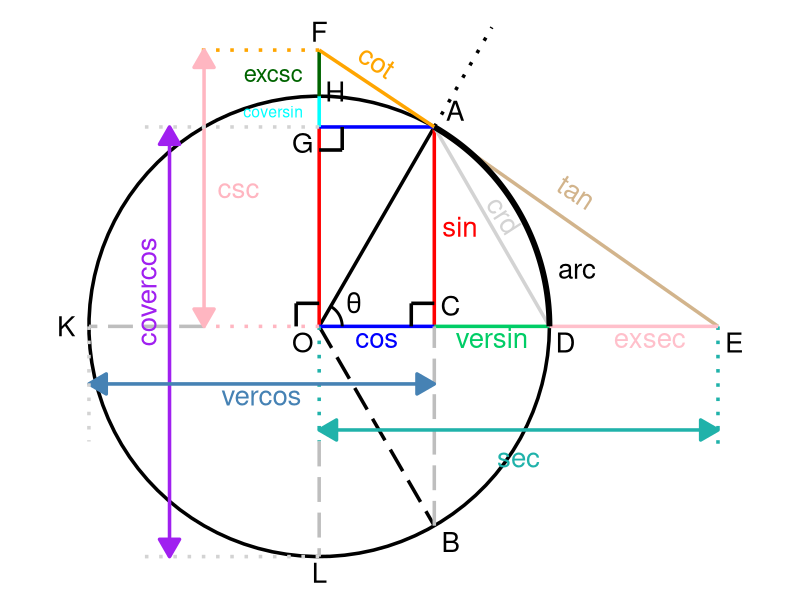

Write R code to recreate this figure.
library(ggplot2)

# Set theta value
theta <- pi / 3

# Coordinates
x_theta <- cos(theta)
y_theta <- sin(theta)

O <- c(0, 0)
A <- c(x_theta, y_theta)
A_extra <- c(1.5 * x_theta, 1.5 * y_theta)
B <- c(x_theta, -y_theta)
C <- c(x_theta, 0)
D <- c(1, 0)
E <- c(tan(theta), 0)
F <- c(0, 1.2)
G <- c(0, y_theta)
H <- c(0, 1)
K <- c(-1, 0)
L <- c(0, -1)
M <- c(0, -0.5)
N <- c(-0.5, 0)

plot <- ggplot() +
  
  # Circle
  geom_path(data = data.frame(
    x = cos(seq(0, 2 * pi, length.out = 100)),
    y = sin(seq(0, 2 * pi, length.out = 100))
  ), 
  aes(x = x, y = y), colour = "black", linewidth = 1.2) +
  
  # Theta line (O to A)
  geom_segment(aes(x = O[1], y = O[2], xend = A[1], yend = A[2]), colour = "black", linewidth = 1.2) +
  
  # Dotted theta extra line (A to A_extra)
  geom_segment(aes(x = A[1], y = A[2], xend = A_extra[1], yend = A_extra[2]), colour = "black", linetype = "dotted", linewidth = 1.2) +
  
  # Mirror theta line (O to B)
  geom_segment(aes(x = O[1], y = O[2], xend = B[1], yend = B[2]), colour = "black", linetype = "longdash", linewidth = 1.2) +
  
  # Red vertical lines (A to C and O to G)
  geom_segment(aes(x = A[1], y = A[2], xend = C[1], yend = C[2]), colour = "red", linewidth = 1.2) +
  geom_segment(aes(x = O[1], y = O[2], xend = G[1], yend = G[2]), colour = "red", linewidth = 1.2) +
  geom_text(aes(x = A[1]+0.11, y = (O[2] + A[2]) / 2, label = "sin"), colour = "red", size = 7) +
  
  # Blue cos line
  geom_segment(aes(x = O[1], y = O[2], xend = C[1], yend = C[2]), colour = "blue", linewidth = 1.2) +
  geom_segment(aes(x = A[1], y = A[2], xend = G[1], yend = G[2]), colour = "blue", linewidth = 1.2) +
  geom_text(aes(x = (O[1] + C[1]) / 2, y = O[2] - 0.05, label = "cos"), colour = "blue", size = 7) +
  
  # Spring green versin line (C to D)
  geom_segment(aes(x = C[1], y = C[2], xend = D[1], yend = D[2]), colour = "springgreen3", linewidth = 1.2) +
  geom_text(aes(x = (C[1] + D[1]) / 2, y = C[2] - 0.05, label = "versin"), colour = "springgreen3", size = 7) +
  
  # Cyan coversin line (G to H)
  geom_segment(aes(x = G[1], y = G[2], xend = H[1], yend = H[2]), colour = "cyan", linewidth = 1.2) +
  geom_text(aes(x = -0.2, y = (G[2] + H[2]) / 2, label = "coversin"), colour = "cyan", size = 4) +
  
  # Dark green excsc line (H to F)
  geom_segment(aes(x = H[1], y = H[2], xend = F[1], yend = F[2]), colour = "darkgreen", linewidth = 1.2) +
  geom_text(aes(x = -0.2, y = (H[2] + F[2]) / 2, label = "excsc"), colour = "darkgreen", size = 6) +
  
  # OL line
  geom_segment(aes(x = O[1], y = O[2], xend = M[1], yend = M[2]), colour = "lightseagreen", linetype = "dotted", linewidth = 1.2) +
  geom_segment(aes(x = M[1], y = M[2], xend = L[1], yend = L[2]), colour = "gray", linetype = "longdash", linewidth = 1.2) +
  
  # OK line
  geom_segment(aes(x = O[1], y = O[2], xend = N[1], yend = N[2]), colour = "lightpink", linetype = "dotted", linewidth = 1.2) +
  geom_segment(aes(x = N[1], y = N[2], xend = K[1], yend = K[2]), colour = "gray", linetype = "longdash", linewidth = 1.2) + 
  
  # CB line
  geom_segment(aes(x = B[1], y = B[2], xend = C[1], yend = C[2]), colour = "gray", linetype = "longdash", linewidth = 1.2) +
  
  # Orange cotangent line (F to A)
  geom_segment(aes(x = F[1], y = F[2], xend = A[1], yend = A[2]), colour = "orange", linewidth = 1.2) +
  geom_segment(aes(x = F[1], y = F[2], xend = F[1]-0.55, yend = F[2]), colour = "orange", linetype = "dotted", linewidth = 1.2) +
  geom_text(aes(x = (F[1] + A[1]) / 2, y = F[2] - 0.05, label = "cot"), colour = "orange", size = 7, angle = -33) +
  
  # Tan tangent line (E to A)
  geom_segment(aes(x = E[1], y = E[2], xend = A[1], yend = A[2]), colour = "tan", linewidth = 1.2) +
  geom_text(aes(x = (E[1] + A[1]) / 2, y = (E[2] + A[2]) / 2 + 0.15, label = "tan"), colour = "tan", size = 7, angle = -33) +
  
  # Light pink csc line with arrows
  geom_segment(aes(x = -0.5, y = F[2], xend = -0.5, yend = 0), colour = "lightpink", linewidth = 1.2,
               arrow = arrow(type = "closed", ends = "both", length = unit(0.2, "inches"))) +
  geom_text(aes(x = -0.35, y = F[2] / 2, label = "csc"), colour = "lightpink", size = 7) +
  
  # Purple covercos line
  geom_segment(aes(x = -0.65, y = A[2], xend = -0.65, yend = -1), colour = "purple", linewidth = 1.2,
               arrow = arrow(type = "closed", ends = "both", length = unit(0.2, "inches"))) +
  geom_text(aes(x = -0.75, y = 0.15, label = "covercos"), colour = "purple", size = 7, angle = 90) +
  
  # Steel blue vercos line
  geom_segment(aes(x = K[1], y = K[2] - 0.25, xend = C[1], yend = C[2] - 0.25), colour = "steelblue", linewidth = 1.2,
               arrow = arrow(type = "closed", ends = "both", length = unit(0.2, "inches"))) +
  geom_text(aes(x = (K[1] + C[1]) / 2, y = K[2] - 0.3, label = "vercos"), colour = "steelblue", size = 7) +
  
  # Light sea green sec line
  geom_segment(aes(x = M[1], y = M[2] + 0.05, xend = E[1], yend = M[2] + 0.05), colour = "lightseagreen", linewidth = 1.2,
               arrow = arrow(type = "closed", ends = "both", length = unit(0.2, "inches"))) +
  geom_text(aes(x = (M[1] + E[1]) / 2, y = M[2] - 0.07, label = "sec"), colour = "lightseagreen", size = 7) +

  # Turquoise secant label line on the right
  geom_segment(aes(x = E[1], y = E[2], xend = E[1], yend = M[2]-0.02), colour = "lightseagreen", linetype = "dotted", linewidth = 1.2) +
  
  # Light gray crd line (A to D)
  geom_segment(aes(x = A[1], y = A[2], xend = D[1], yend = D[2]), colour = "lightgray", linewidth = 1.2) +
  geom_text(aes(x = (A[1] + D[1]) / 2 + 0.05, y = (A[2] + D[2]) / 2 + 0.05, label = "crd"), colour = "lightgray", size = 7, angle = -57) +
  
  # Pink exsec line
  geom_segment(aes(x = D[1], y = D[2], xend = E[1], yend = E[2]), colour = "pink", linewidth = 1.2) +
  geom_text(aes(x = (D[1] + E[1]) / 2 + 0.07, y = D[2]-0.05 , label = "exsec"), colour = "pink", size = 7) +
  
  # Light gray dotted extra line 
  geom_segment(aes(x = K[1], y = K[2], xend = K[1], yend = K[2] - 0.5), colour = "lightgray", linetype = "dotted", linewidth = 1.2) +
  geom_segment(aes(x = L[1], y = L[2], xend = L[1]- 0.8, yend = L[2]), colour = "lightgray", linetype = "dotted", linewidth = 1.2) +
  geom_segment(aes(x = G[1], y = G[2], xend = G[1]- 0.8, yend = G[2]), colour = "lightgray", linetype = "dotted", linewidth = 1.2) +
  
  # Right angle at C
  geom_segment(aes(x = C[1] - 0.1, y = C[2], xend = C[1] - 0.1, yend = C[2] + 0.1), colour = "black", linewidth = 1.2) +
  geom_segment(aes(x = C[1] - 0.1, y = C[2] + 0.1, xend = C[1], yend = C[2] + 0.1), colour = "black", linewidth = 1.2) +
  
  # Right angle at O
  geom_segment(aes(x = O[1] - 0.1, y = O[2], xend = O[1] - 0.1, yend = O[2] + 0.1), colour = "black", linewidth = 1.2) +
  geom_segment(aes(x = O[1] - 0.1, y = O[2] + 0.1, xend = O[1], yend = O[2] + 0.1), colour = "black", linewidth = 1.2) +
  
  # Right angle at G
  geom_segment(aes(x = G[1] + 0.1, y = G[2], xend = G[1] + 0.1, yend = G[2] - 0.1), colour = "black", linewidth = 1.2) +
  geom_segment(aes(x = G[1] + 0.1, y = G[2] - 0.1, xend = G[1], yend = G[2] - 0.1), colour = "black", linewidth = 1.2) +
  
  # Theta angle
  geom_path(data = data.frame(
    x = cos(seq(0, theta, length.out = 100)) * 0.1, y = sin(seq(0, theta, length.out = 100)) * 0.1), 
    aes(x = x, y = y), colour = "black", linewidth = 1) +
  geom_text(aes(x = 0.15, y = 0.1, label = "θ"), colour = "black", size = 7) +

  # arc
  geom_path(data = data.frame(
    x = cos(seq(0, theta, length.out = 100)), y = sin(seq(0, theta, length.out = 100))), 
    aes(x = x, y = y), colour = "black", linewidth = 2) +
  geom_text(aes(x = 1.12, y = 0.25, label = "arc"), colour = "black", size = 7) +
  
  # Add labels to each coordinate
  geom_text(aes(x = O[1] - 0.07, y = O[2] - 0.07, label = "O"), colour = "black", size = 7) +
  geom_text(aes(x = A[1] + 0.09, y = A[2] + 0.07, label = "A"), colour = "black", size = 7) +
  geom_text(aes(x = B[1] + 0.07, y = B[2] - 0.07, label = "B"), colour = "black", size = 7) +
  geom_text(aes(x = C[1] + 0.07, y = C[2] + 0.09, label = "C"), colour = "black", size = 7) +
  geom_text(aes(x = D[1] + 0.07, y = D[2] - 0.07, label = "D"), colour = "black", size = 7) +
  geom_text(aes(x = E[1] + 0.07, y = E[2] - 0.07, label = "E"), colour = "black", size = 7) +
  geom_text(aes(x = F[1] + 0.00, y = F[2] + 0.08, label = "F"), colour = "black", size = 7) +
  geom_text(aes(x = G[1] - 0.07, y = G[2] - 0.07, label = "G"), colour = "black", size = 7) +
  geom_text(aes(x = H[1] + 0.07, y = H[2] + 0.02, label = "H"), colour = "black", size = 7) +
  geom_text(aes(x = K[1] - 0.10, y = K[2] + 0.00, label = "K"), colour = "black", size = 7) +
  geom_text(aes(x = L[1] + 0.00, y = L[2] - 0.07, label = "L"), colour = "black", size = 7) +
  #I put M and N there to make it easier to set where the lines should go
  #geom_text(aes(x = M[1] + 0.07, y = M[2] + 0.07, label = "M"), colour = "black", size = 7) +
  #geom_text(aes(x = N[1] + 0.07, y = N[2] + 0.07, label = "N"), colour = "black", size = 7) +
  
  
  coord_fixed() +
  theme_void()

print(plot)
